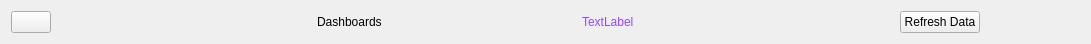
     <widget class="QWidget" name="layoutWidget">
      <property name="geometry">
       <rect>
        <x>0</x>
        <y>1</y>
        <width>1091</width>
        <height>42</height>
       </rect>
      </property>
      <layout class="QHBoxLayout" name="horizontalLayout_3">
       <property name="spacing">
        <number>0</number>
       </property>
       <item>
        <widget class="QPushButton" name="btnSidebarToggle">
         <property name="maximumSize">
          <size>
           <width>40</width>
           <height>40</height>
          </size>
         </property>
         <property name="text">
          <string/>
         </property>
         <property name="icon">
          <iconset resource="resources.qrc">
           <normaloff>:/icons/icons/menu.png</normaloff>:/icons/icons/menu.png</iconset>
         </property>
         <property name="iconSize">
          <size>
           <width>30</width>
           <height>30</height>
          </size>
         </property>
         <property name="checkable">
          <bool>true</bool>
         </property>
        </widget>
       </item>
       <item>
        <spacer name="horizontalSpacer">
         <property name="orientation">
          <enum>Qt::Horizontal</enum>
         </property>
         <property name="sizeHint" stdset="0">
          <size>
           <width>40</width>
           <height>20</height>
          </size>
         </property>
        </spacer>
       </item>
       <item>
        <widget class="QLabel" name="label_2">
         <property name="styleSheet">
          <string notr="true">font: 18pt &quot;.AppleSystemUIFont&quot;;</string>
         </property>
         <property name="text">
          <string>Dashboards</string>
         </property>
        </widget>
       </item>
       <item>
        <spacer name="horizontalSpacer_5">
         <property name="orientation">
          <enum>Qt::Horizontal</enum>
         </property>
         <property name="sizeType">
          <enum>QSizePolicy::Fixed</enum>
         </property>
         <property name="sizeHint" stdset="0">
          <size>
           <width>200</width>
           <height>20</height>
          </size>
         </property>
        </spacer>
       </item>
       <item>
        <widget class="QLabel" name="lblManagerName">
         <property name="styleSheet">
          <string notr="true">color: rgb(142, 72, 255);</string>
         </property>
         <property name="text">
          <string>TextLabel</string>
         </property>
        </widget>
       </item>
       <item>
        <spacer name="horizontalSpacer_6">
         <property name="orientation">
          <enum>Qt::Horizontal</enum>
         </property>
         <property name="sizeHint" stdset="0">
          <size>
           <width>40</width>
           <height>20</height>
          </size>
         </property>
        </spacer>
       </item>
       <item>
        <widget class="QPushButton" name="RefreshDwh">
         <property name="text">
          <string>Refresh Data</string>
         </property>
        </widget>
       </item>
       <item>
        <spacer name="horizontalSpacer_2">
         <property name="orientation">
          <enum>Qt::Horizontal</enum>
         </property>
         <property name="sizeType">
          <enum>QSizePolicy::Fixed</enum>
         </property>
         <property name="sizeHint" stdset="0">
          <size>
           <width>100</width>
           <height>20</height>
          </size>
         </property>
        </spacer>
       </item>
      </layout>
     </widget>
